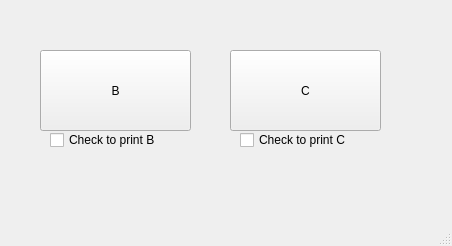
<?xml version="1.0" encoding="UTF-8"?>
<ui version="4.0">
 <class>MainWindow</class>
 <widget class="QMainWindow" name="MainWindow">
  <property name="geometry">
   <rect>
    <x>0</x>
    <y>0</y>
    <width>452</width>
    <height>246</height>
   </rect>
  </property>
  <property name="windowTitle">
   <string>MainWindow</string>
  </property>
  <widget class="QWidget" name="centralwidget">
   <widget class="QPushButton" name="b_pushButton">
    <property name="geometry">
     <rect>
      <x>40</x>
      <y>50</y>
      <width>151</width>
      <height>81</height>
     </rect>
    </property>
    <property name="text">
     <string>B</string>
    </property>
   </widget>
   <widget class="QPushButton" name="c_pushButton">
    <property name="geometry">
     <rect>
      <x>230</x>
      <y>50</y>
      <width>151</width>
      <height>81</height>
     </rect>
    </property>
    <property name="text">
     <string>C</string>
    </property>
   </widget>
   <widget class="QCheckBox" name="b_checkBox">
    <property name="geometry">
     <rect>
      <x>50</x>
      <y>130</y>
      <width>131</width>
      <height>20</height>
     </rect>
    </property>
    <property name="text">
     <string>Check to print B</string>
    </property>
   </widget>
   <widget class="QCheckBox" name="c_checkBox">
    <property name="geometry">
     <rect>
      <x>240</x>
      <y>130</y>
      <width>131</width>
      <height>20</height>
     </rect>
    </property>
    <property name="text">
     <string>Check to print C</string>
    </property>
   </widget>
  </widget>
  <widget class="QMenuBar" name="menubar">
   <property name="geometry">
    <rect>
     <x>0</x>
     <y>0</y>
     <width>452</width>
     <height>22</height>
    </rect>
   </property>
  </widget>
  <widget class="QStatusBar" name="statusbar"/>
 </widget>
 <resources/>
 <connections/>
</ui>
